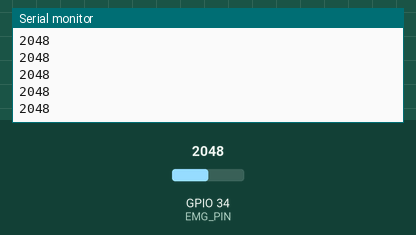
A sketch run on a simulated ESP32. On the bench: the last lines printed to the serial monitor. Inputs (shaded band) come from the test bench; at power-on: GPIO 34 (EMG_PIN) = 2048 (analog values on the 0–4095 scale).

Above: at 1.2 s.
1.3 s: GPIO 34 (EMG_PIN) set to 2866
At 2.4 s:
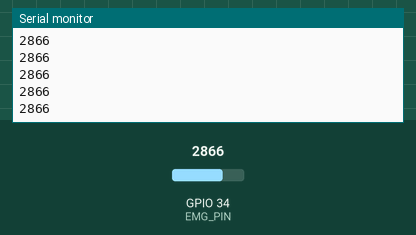
2.8 s: GPIO 34 (EMG_PIN) set to 3603
At 3.4 s:
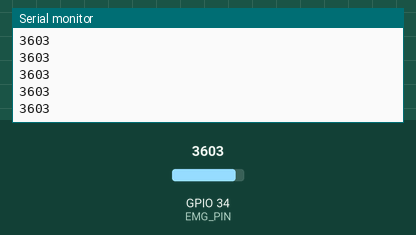
Timing chart, 0 to 5.4 s (numbered marks = the images above; inputs shaded):
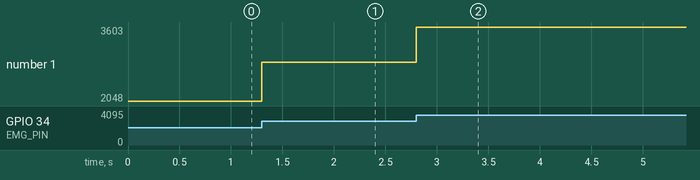

The sketch:

esp32_sEMG.ino
```cpp
const int EMG_PIN = 34;

void setup() {
  Serial.begin(115200);
  analogReadResolution(12);
  analogSetPinAttenuation(EMG_PIN, ADC_11db);
}

void loop() {
  int value = analogRead(EMG_PIN);
  Serial.println(value);

  delayMicroseconds(2000);  // 目标约 500 Hz
}
```

Measured:
- after the input at 1.3 s, the serial monitor: prints a new line at once (image 1)
- after the input at 2.8 s, the serial monitor: prints a new line at once (image 2)
- plotted number 1: 2048 → 2866 after the input at 1.3 s, 2866 → 3603 after the input at 2.8 s
